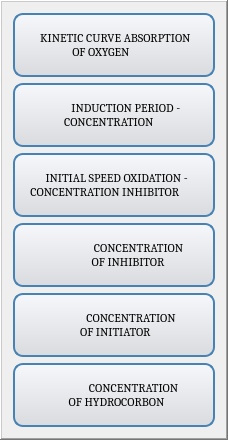
      <widget class="QFrame" name="buttonsBox">
       <property name="enabled">
        <bool>true</bool>
       </property>
       <property name="frameShape">
        <enum>QFrame::WinPanel</enum>
       </property>
       <property name="frameShadow">
        <enum>QFrame::Raised</enum>
       </property>
       <layout class="QVBoxLayout" name="verticalLayout">
        <item>
         <widget class="QPushButton" name="oxygenButton">
          <property name="enabled">
           <bool>true</bool>
          </property>
          <property name="minimumSize">
           <size>
            <width>114</width>
            <height>64</height>
           </size>
          </property>
          <property name="baseSize">
           <size>
            <width>0</width>
            <height>65</height>
           </size>
          </property>
          <property name="font">
           <font>
            <family>Cambria</family>
            <pointsize>9</pointsize>
            <weight>50</weight>
            <italic>false</italic>
            <bold>false</bold>
            <stylestrategy>PreferDefault</stylestrategy>
            <kerning>true</kerning>
           </font>
          </property>
          <property name="mouseTracking">
           <bool>false</bool>
          </property>
          <property name="tabletTracking">
           <bool>false</bool>
          </property>
          <property name="layoutDirection">
           <enum>Qt::RightToLeft</enum>
          </property>
          <property name="autoFillBackground">
           <bool>false</bool>
          </property>
          <property name="styleSheet">
           <string notr="true">background-color:rgb(255, 255, 255);
padding-left:15px;
padding-right:15px;
border: 2px solid #4682B4;
border-radius: 10px;
background-color: qlineargradient(x1: 0, y1: 0, x2: 0, y2: 1, stop: 0 #f6f7fa, stop: 1 #dadbde);
min-width: 80px;
min-height: 60px;</string>
          </property>
          <property name="text">
           <string extracomment="Построить кинетические кривые поглощения кислорода"> KINETIC CURVE ABSORPTION 
            OF OXYGEN                      </string>
          </property>
          <property name="icon">
           <iconset resource="../../Users/safik/OneDrive/Desktop/proba/icons.qrc">
            <normaloff>:/icons/1.png</normaloff>:/icons/1.png</iconset>
          </property>
          <property name="iconSize">
           <size>
            <width>25</width>
            <height>25</height>
           </size>
          </property>
          <property name="checked">
           <bool>false</bool>
          </property>
          <property name="autoDefault">
           <bool>true</bool>
          </property>
          <property name="flat">
           <bool>true</bool>
          </property>
         </widget>
        </item>
        <item>
         <widget class="QPushButton" name="inhibButton">
          <property name="minimumSize">
           <size>
            <width>114</width>
            <height>64</height>
           </size>
          </property>
          <property name="font">
           <font>
            <family>Cambria</family>
            <pointsize>9</pointsize>
            <italic>false</italic>
            <stylestrategy>PreferDefault</stylestrategy>
            <kerning>true</kerning>
           </font>
          </property>
          <property name="mouseTracking">
           <bool>false</bool>
          </property>
          <property name="tabletTracking">
           <bool>false</bool>
          </property>
          <property name="layoutDirection">
           <enum>Qt::RightToLeft</enum>
          </property>
          <property name="styleSheet">
           <string notr="true">background-color:rgb(255, 255, 255);
padding-left:15px;
padding-right:15px;
border: 2px solid #4682B4;
border-radius: 10px;
background-color: qlineargradient(x1: 0, y1: 0, x2: 0, y2: 1, stop: 0 #f6f7fa, stop: 1 #dadbde);
min-width: 80px;
min-height:60px;</string>
          </property>
          <property name="text">
           <string extracomment="Построить зависимость периода индукции от концентрации ингибиторов">         INDUCTION PERIOD -     
           CONCENTRATION               </string>
          </property>
          <property name="icon">
           <iconset resource="../../Users/safik/OneDrive/Desktop/proba/icons.qrc">
            <normaloff>:/icons/2.png</normaloff>:/icons/2.png</iconset>
          </property>
          <property name="iconSize">
           <size>
            <width>27</width>
            <height>27</height>
           </size>
          </property>
         </widget>
        </item>
        <item>
         <widget class="QPushButton" name="speedButton">
          <property name="minimumSize">
           <size>
            <width>114</width>
            <height>64</height>
           </size>
          </property>
          <property name="font">
           <font>
            <family>Cambria</family>
            <pointsize>9</pointsize>
            <weight>50</weight>
            <italic>false</italic>
            <bold>false</bold>
            <stylestrategy>PreferDefault</stylestrategy>
            <kerning>true</kerning>
           </font>
          </property>
          <property name="tabletTracking">
           <bool>false</bool>
          </property>
          <property name="layoutDirection">
           <enum>Qt::RightToLeft</enum>
          </property>
          <property name="styleSheet">
           <string notr="true">background-color:rgb(255, 255, 255);
padding-left:15px;
padding-right:15px;
border: 2px solid #4682B4;
border-radius: 10px;
background-color: qlineargradient(x1: 0, y1: 0, x2: 0, y2: 1, stop: 0 #f6f7fa, stop: 1 #dadbde);
min-width: 80px;
min-height: 60px;</string>
          </property>
          <property name="text">
           <string extracomment="Построить зависимотсь начальной скорости инициированного окисления от концентрации производных 2-аминотиазола ">  INITIAL SPEED OXIDATION -
CONCENTRATION INHIBITOR       </string>
          </property>
          <property name="icon">
           <iconset>
            <normaloff>../../Users/safik/OneDrive/Desktop/proba/icons/3.png</normaloff>../../Users/safik/OneDrive/Desktop/proba/icons/3.png</iconset>
          </property>
          <property name="iconSize">
           <size>
            <width>29</width>
            <height>29</height>
           </size>
          </property>
         </widget>
        </item>
        <item>
         <widget class="QPushButton" name="ordersButton">
          <property name="minimumSize">
           <size>
            <width>99</width>
            <height>64</height>
           </size>
          </property>
          <property name="font">
           <font>
            <family>Cambria</family>
            <pointsize>9</pointsize>
            <italic>false</italic>
            <stylestrategy>PreferDefault</stylestrategy>
            <kerning>true</kerning>
           </font>
          </property>
          <property name="tabletTracking">
           <bool>false</bool>
          </property>
          <property name="layoutDirection">
           <enum>Qt::RightToLeft</enum>
          </property>
          <property name="styleSheet">
           <string notr="true">background-color:rgb(255, 255, 255);
padding-right:15px;
border: 2px solid #4682B4;
border-radius: 10px;
background-color: qlineargradient(x1: 0, y1: 0, x2: 0, y2: 1, stop: 0 #f6f7fa, stop: 1 #dadbde);
min-width: 80px;
min-height: 60px;</string>
          </property>
          <property name="text">
           <string extracomment="Расчет параметров. Опыты при варьировании концентрации ингибитора">             CONCENTRATION
                OF INHIBITOR           </string>
          </property>
          <property name="icon">
           <iconset>
            <normaloff>../../Users/safik/OneDrive/Desktop/proba/icons/4.png</normaloff>../../Users/safik/OneDrive/Desktop/proba/icons/4.png</iconset>
          </property>
          <property name="iconSize">
           <size>
            <width>25</width>
            <height>25</height>
           </size>
          </property>
         </widget>
        </item>
        <item>
         <widget class="QPushButton" name="extentButton">
          <property name="minimumSize">
           <size>
            <width>114</width>
            <height>64</height>
           </size>
          </property>
          <property name="font">
           <font>
            <family>Cambria</family>
            <pointsize>9</pointsize>
            <italic>false</italic>
            <stylestrategy>PreferDefault</stylestrategy>
            <kerning>true</kerning>
           </font>
          </property>
          <property name="tabletTracking">
           <bool>false</bool>
          </property>
          <property name="layoutDirection">
           <enum>Qt::RightToLeft</enum>
          </property>
          <property name="styleSheet">
           <string notr="true">background-color:rgb(255, 255, 255);
padding-left:15px;
padding-right:15px;
border: 2px solid #4682B4;
border-radius: 10px;
background-color: qlineargradient(x1: 0, y1: 0, x2: 0, y2: 1, stop: 0 #f6f7fa, stop: 1 #dadbde);
min-width: 80px;
min-height: 60px;</string>
          </property>
          <property name="text">
           <string extracomment="Расчет параметров. Опыты при варьировании концентрации инициатора">             CONCENTRATION
                OF INITIATOR               </string>
          </property>
          <property name="icon">
           <iconset>
            <normaloff>../../Users/safik/OneDrive/Desktop/proba/icons/5.png</normaloff>../../Users/safik/OneDrive/Desktop/proba/icons/5.png</iconset>
          </property>
          <property name="iconSize">
           <size>
            <width>25</width>
            <height>25</height>
           </size>
          </property>
         </widget>
        </item>
        <item>
         <widget class="QPushButton" name="kinetButton">
          <property name="minimumSize">
           <size>
            <width>109</width>
            <height>64</height>
           </size>
          </property>
          <property name="font">
           <font>
            <family>Cambria</family>
            <pointsize>9</pointsize>
            <italic>false</italic>
            <stylestrategy>PreferDefault</stylestrategy>
            <kerning>true</kerning>
           </font>
          </property>
          <property name="tabletTracking">
           <bool>false</bool>
          </property>
          <property name="layoutDirection">
           <enum>Qt::RightToLeft</enum>
          </property>
          <property name="styleSheet">
           <string notr="true">background-color:rgb(255, 255, 255);
padding-left: 10px;
padding-right: 15px;
border: 2px solid #4682B4;
border-radius: 10px;
background-color: qlineargradient(x1: 0, y1: 0, x2: 0, y2: 1, stop: 0 #f6f7fa, stop: 1 #dadbde);
min-width: 80px;
min-height: 60px;</string>
          </property>
          <property name="text">
           <string extracomment="Расчет параметров. Опыты при варьировании концентрации углеводорода">             CONCENTRATION
            OF HYDROCORBON            </string>
          </property>
          <property name="icon">
           <iconset resource="../../Users/safik/OneDrive/Desktop/proba/icons.qrc">
            <normaloff>:/icons/6.png</normaloff>:/icons/6.png</iconset>
          </property>
          <property name="iconSize">
           <size>
            <width>28</width>
            <height>28</height>
           </size>
          </property>
         </widget>
        </item>
       </layout>
      </widget>
